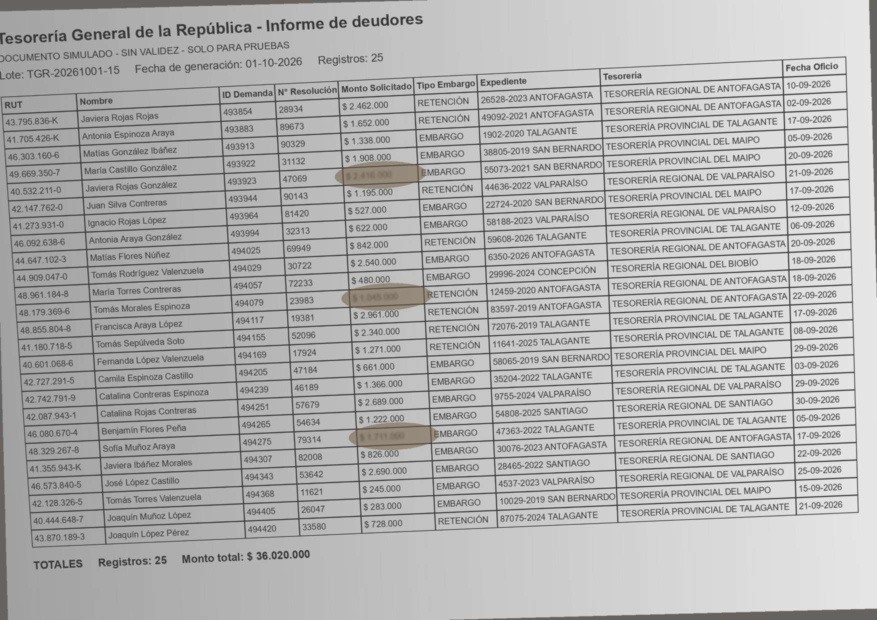
#> input picture Fase 2/Evidencias Proyecto/Evidencias de sistema/Aplicación/data/simulados/no_estructurados/24_foto_informe.jpg, 1754 x 1240 px (shown at 1/2 size)
$ python -i foto.py   (imports and definitions only)
#> lines starting #> are read from the running program, lines starting #| are printed output that depends on the picture; after the words box and inside, x2 and y2 are one past the last pixel; in counts of white or black regions, pixels touching at a corner belong together
"""Preparación de fotografías de informes para el OCR (RF12, etapa 3).

Una foto de celular trae perspectiva, fondo alrededor de la hoja, sombras y menos resolución
que un escaneo. Aquí se deja como si fuera un escaneo y luego se procesa igual que uno (ocr.py).
"""
from pathlib import Path

import cv2
import numpy as np
from PIL import Image, ImageOps

from .ocr import extraer_de_imagenes
from .plantilla import ResultadoExtraccion

ANCHO_OBJETIVO = 2339  # px: una hoja A4 apaisada a 200 dpi, la resolución de los escaneos
AREA_MINIMA_HOJA = 0.3  # fracción de la foto que debe ocupar la hoja para considerarla detectada
# Margen que se conserva alrededor de lo detectado, como fracción de su tamaño: arriba va el
# encabezado (lote, fecha) y abajo los totales.
MARGEN_LADOS, MARGEN_ARRIBA, MARGEN_ABAJO = 0.03, 0.22, 0.10


def cargar_imagen(ruta: Path) -> np.ndarray:
    """Imagen en escala de grises, girada según la orientación EXIF del celular.

    Se usa Pillow porque cv2.imread no abre rutas con tildes en Windows.
    """
    with Image.open(ruta) as imagen:
#> imagen is the input picture: PIL image 1754x1240 RGB; mean R, G, B 178, 177.8, 177.6
        return np.array(ImageOps.exif_transpose(imagen).convert("L"))


def _ordenar_esquinas(puntos: np.ndarray) -> np.ndarray:
    """Superior izquierda, superior derecha, inferior derecha, inferior izquierda."""
    suma, resta = puntos.sum(axis=1), np.diff(puntos, axis=1).ravel()
    return np.array([puntos[suma.argmin()], puntos[resta.argmin()], puntos[suma.argmax()], puntos[resta.argmax()]],
                    dtype=np.float32)


def enderezar_hoja(gris: np.ndarray) -> np.ndarray:
    """Detecta la hoja contra el fondo y corrige la perspectiva.

    Si no encuentra una hoja (por ejemplo, la foto ya viene recortada), solo la lleva a la
    resolución de trabajo.
    """
    alto, ancho = gris.shape
#> alto = 1240; ancho = 1754
    # Se busca el borde de la hoja y no su brillo: con sombra, parte del papel queda tan oscura
    # como el fondo y un umbral la recortaría.
    bordes = cv2.Canny(cv2.GaussianBlur(gris, (5, 5), 0), 30, 90)
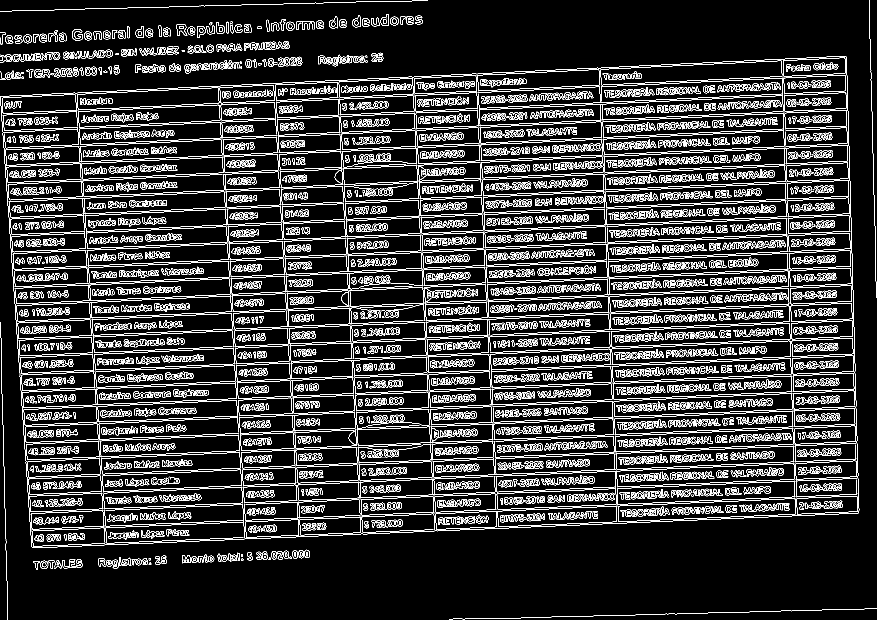
#> bordes: shape (1240, 1754) (shown at 1/2 size); 12.8% white in thin lines or dots
    bordes = cv2.dilate(bordes, np.ones((5, 5), np.uint8))
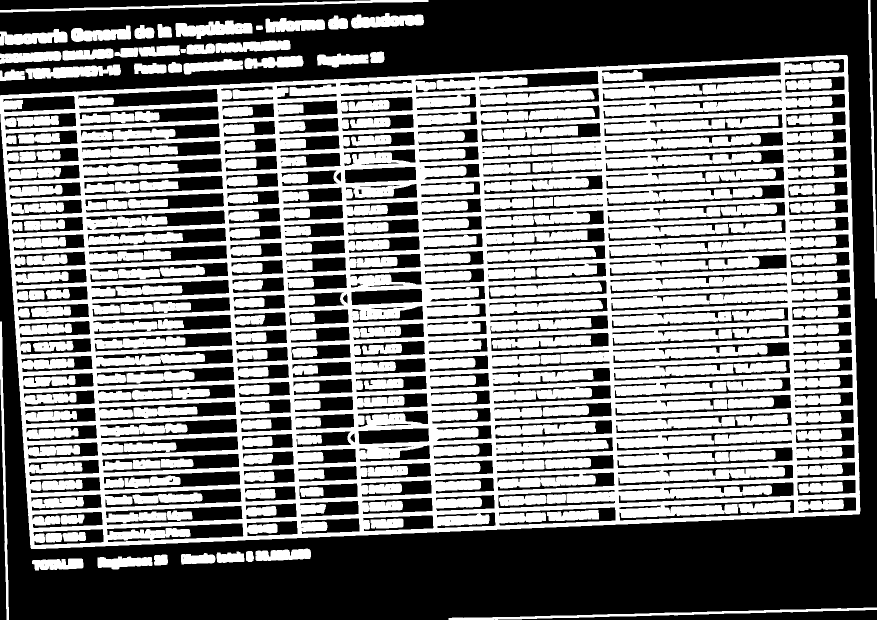
#> bordes: shape (1240, 1754) (shown at 1/2 size); 48.6% white; 115 white regions
    contornos, _ = cv2.findContours(bordes, cv2.RETR_EXTERNAL, cv2.CHAIN_APPROX_SIMPLE)
#> contornos = 36 contours; largest, box (x1, y1, x2, y2) and area: (0, 110, 1721, 1098) 1534684, (897, 1215, 1754, 1240) 3528, (0, 0, 857, 25) 3496, (351, 41, 505, 78) 3403, (51, 129, 242, 158) 3384
    contorno = max((cv2.convexHull(c) for c in contornos), key=cv2.contourArea, default=None)
#> contorno = contour of 30 points, box (x1, y1, x2, y2) (0, 110, 1721, 1098), area 1537708
    area = cv2.contourArea(contorno) if contorno is not None else 0
#> area = 1537708.5
    if not AREA_MINIMA_HOJA * alto * ancho <= area <= 0.98 * alto * ancho:
        return cv2.resize(gris, None, fx=ANCHO_OBJETIVO / ancho, fy=ANCHO_OBJETIVO / ancho,
                          interpolation=cv2.INTER_CUBIC)

    aproximado = cv2.approxPolyDP(contorno, 0.02 * cv2.arcLength(contorno, True), True)
#> aproximado = [[1694, 111], [1718, 1028], [62, 1097], [1, 190]]
    puntos = aproximado.reshape(-1, 2) if len(aproximado) == 4 else cv2.boxPoints(cv2.minAreaRect(contorno))
#> puntos = [[1694, 111], [1718, 1028], [62, 1097], [1, 190]]
    esquinas = _ordenar_esquinas(puntos.astype(np.float32))
#> in _ordenar_esquinas, `suma, resta = puntos.sum(axis=1), np.diff(puntos, axis=1).ravel()`: suma = [1805, 2746, 1159, 191]; resta = [-1583, -690, 1035, 189]
#> esquinas = [[1, 190], [1694, 111], [1718, 1028], [62, 1097]]
    sup_izq, sup_der, inf_der, inf_izq = esquinas
#> sup_izq = [1, 190]; sup_der = [1694, 111]; inf_der = [1718, 1028]; inf_izq = [62, 1097]
    ancho_hoja = max(np.linalg.norm(sup_der - sup_izq), np.linalg.norm(inf_der - inf_izq))
#> ancho_hoja = 1694.8
    alto_hoja = max(np.linalg.norm(inf_izq - sup_izq), np.linalg.norm(inf_der - sup_der))
#> alto_hoja = 917.3
    # Lo más marcado suele ser el borde de la tabla, no el de la hoja. Se endereza con esas esquinas
    # pero dejando margen: la corrección vale para todo el plano del papel, así que el encabezado y
    # los totales, que están fuera de la tabla, también quedan derechos.
    ancho_tabla = ANCHO_OBJETIVO
    alto_tabla = round(alto_hoja * ANCHO_OBJETIVO / ancho_hoja)
#> alto_tabla = 1266
    izquierda, arriba, abajo = round(ancho_tabla * MARGEN_LADOS), round(alto_tabla * MARGEN_ARRIBA), \
        round(alto_tabla * MARGEN_ABAJO)
#> izquierda = 70; arriba = 279; abajo = 127
    destino = np.array([[izquierda, arriba], [izquierda + ancho_tabla, arriba],
                        [izquierda + ancho_tabla, arriba + alto_tabla], [izquierda, arriba + alto_tabla]],
                       dtype=np.float32)
#> destino = [[70, 279], [2409, 279], [2409, 1545], [70, 1545]]
    matriz = cv2.getPerspectiveTransform(esquinas, destino)
#> matriz = [[1.38, -0.0948, 86.3], [0.0644, 1.35, 21.57], [4.33e-06, -2.44e-05, 1]]
    tamano = (ancho_tabla + 2 * izquierda, arriba + alto_tabla + abajo)
#> tamano = (2479, 1672)
    return cv2.warpPerspective(gris, matriz, tamano, flags=cv2.INTER_CUBIC, borderValue=255)
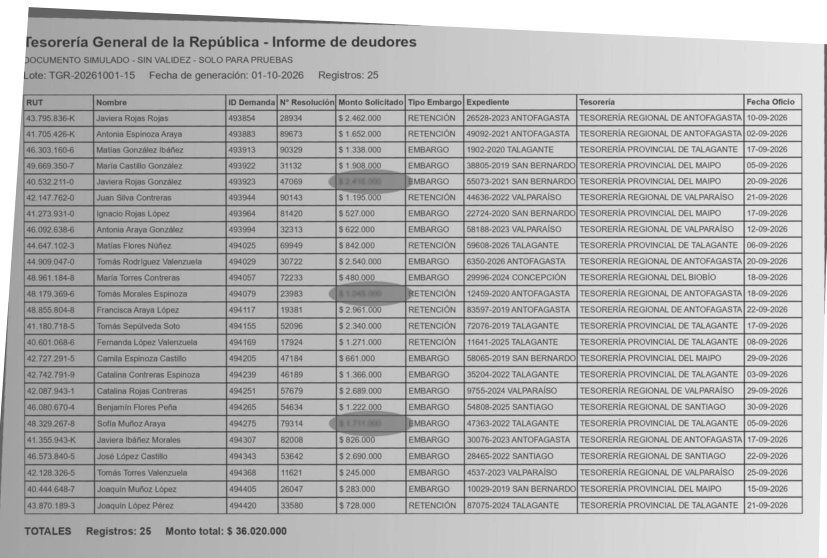
#> returned value: shape (1672, 2479) (shown at 1/3 size); min 39, max 255, mean 181.5


def quitar_sombra(gris: np.ndarray) -> np.ndarray:
    """Divide por una estimación del fondo del papel para emparejar la iluminación."""
    fondo = cv2.medianBlur(cv2.dilate(gris, np.ones((7, 7), np.uint8)), 51)
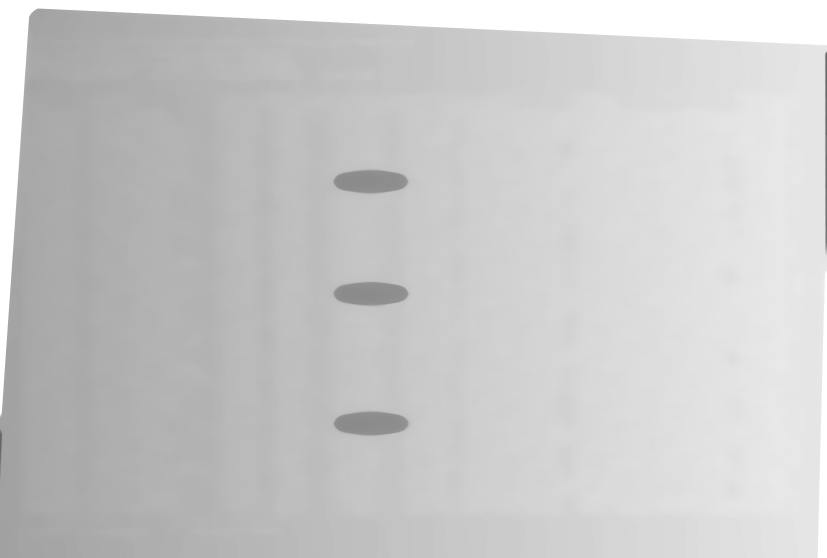
#> fondo: shape (1672, 2479) (shown at 1/3 size); min 101, max 255, mean 201.9
    return cv2.divide(gris, fondo, scale=255)
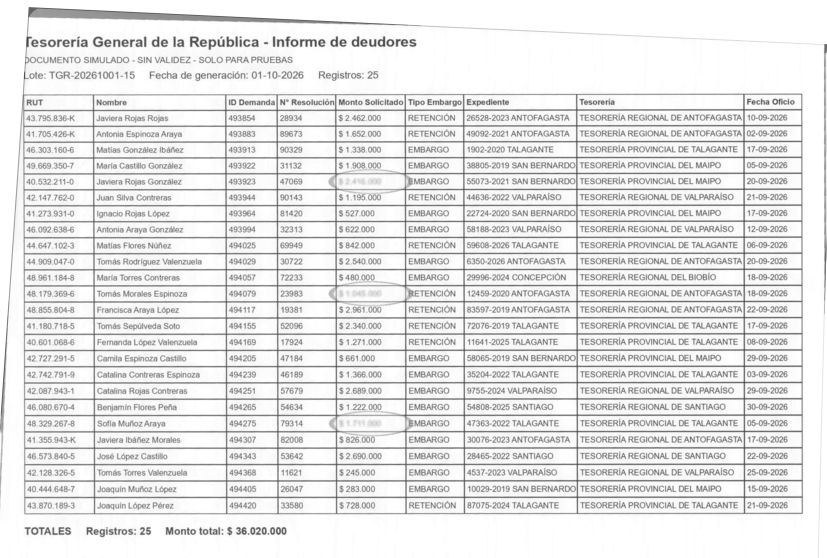
#> returned value: shape (1672, 2479) (shown at 1/3 size); min 43, max 255, mean 228.9


def preparar_foto(ruta: Path) -> np.ndarray:
    return quitar_sombra(enderezar_hoja(cargar_imagen(ruta)))


# [2 lines that did not run here, left out]

>>> result = preparar_foto('../../../../data/simulados/no_estructurados/24_foto_informe.jpg')

$ run again, on Fase 2/Evidencias Proyecto/Evidencias de sistema/Aplicación/data/simulados/no_estructurados/24_foto_nomina.jpg
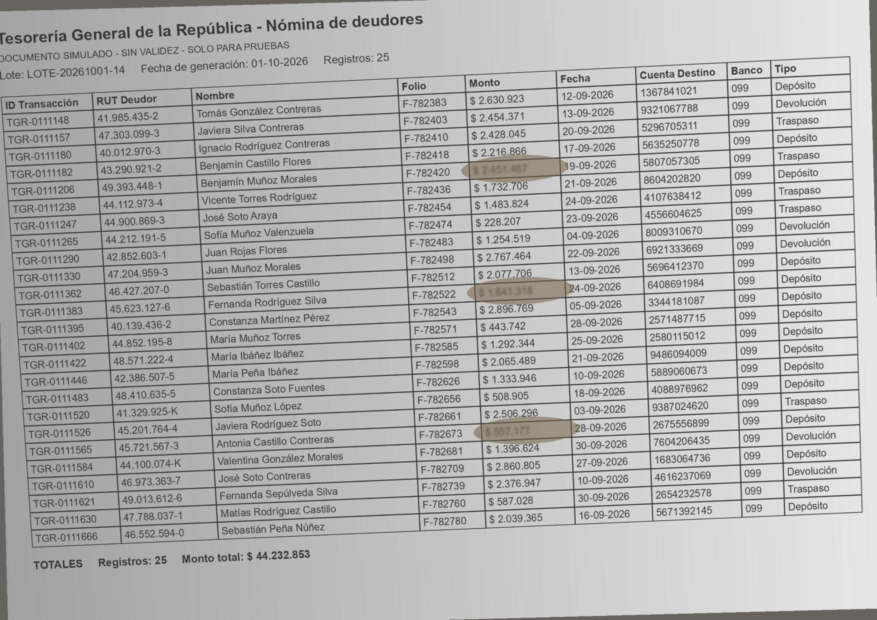
#> input picture Fase 2/Evidencias Proyecto/Evidencias de sistema/Aplicación/data/simulados/no_estructurados/24_foto_nomina.jpg, 1754 x 1240 px (shown at 1/2 size)
#> in cargar_imagen, imagen is the input picture: PIL image 1754x1240 RGB; mean R, G, B 178.5, 178.3, 178
#> alto = 1240; ancho = 1754
#> in enderezar_hoja, `bordes = cv2.dilate(bordes, np.ones((5, 5), np.uint8))`:
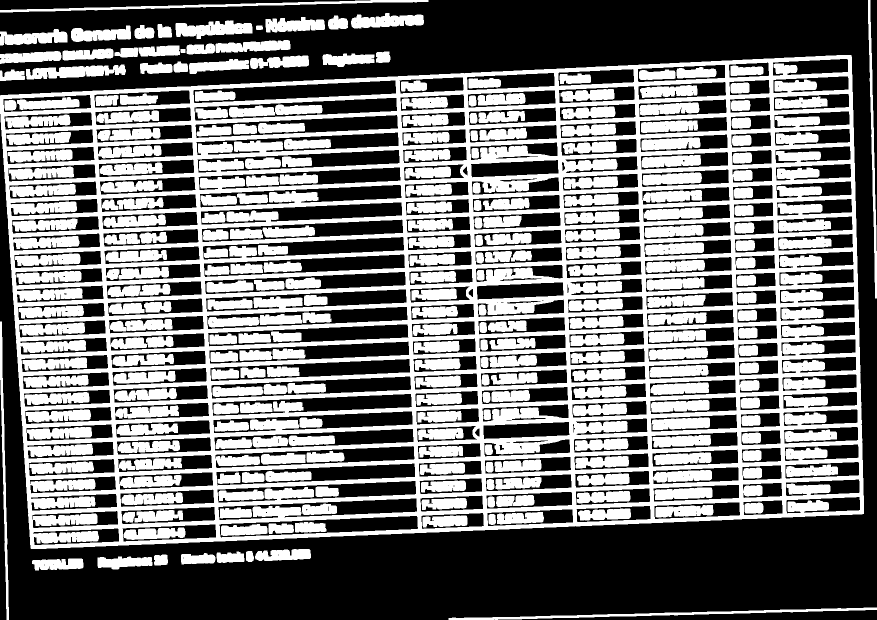
#> bordes: shape (1240, 1754) (shown at 1/2 size); 45.9% white; 270 white regions
#> contornos = 36 contours; largest, box (x1, y1, x2, y2) and area: (0, 110, 1728, 1098) 1541879, (897, 1215, 1754, 1240) 3514, (52, 129, 252, 159) 3508, (0, 0, 857, 25) 3502, (351, 41, 505, 78) 3404
#> contorno = contour of 27 points, box (x1, y1, x2, y2) (0, 110, 1728, 1098), area 1544917
#> area = 1544917
#> aproximado = [[1702, 110], [1727, 1027], [61, 1096], [1, 190]]
#> suma = [1812, 2754, 1157, 191]; resta = [-1592, -700, 1035, 189]
#> esquinas = [[1, 190], [1702, 110], [1727, 1027], [61, 1096]]
#> sup_izq = [1, 190]; sup_der = [1702, 110]; inf_der = [1727, 1027]; inf_izq = [61, 1096]
#> ancho_hoja = 1702.9
#> alto_hoja = 917.3
#> alto_tabla = 1260
#> izquierda = 70; arriba = 277; abajo = 126
#> destino = [[70, 277], [2409, 277], [2409, 1537], [70, 1537]]
#> matriz = [[1.38, -0.093, 85.97], [0.065, 1.35, 20.11], [5.07e-06, -2.31e-05, 1]]
#> tamano = (2479, 1663)
#> in quitar_sombra, `return cv2.divide(gris, fondo, scale=255)`:
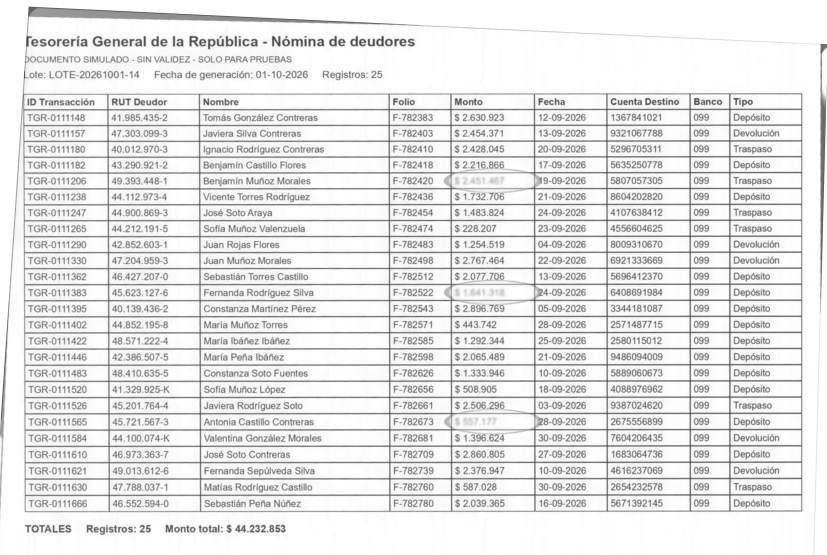
#> returned value: shape (1663, 2479) (shown at 1/3 size); min 37, max 255, mean 229.6
